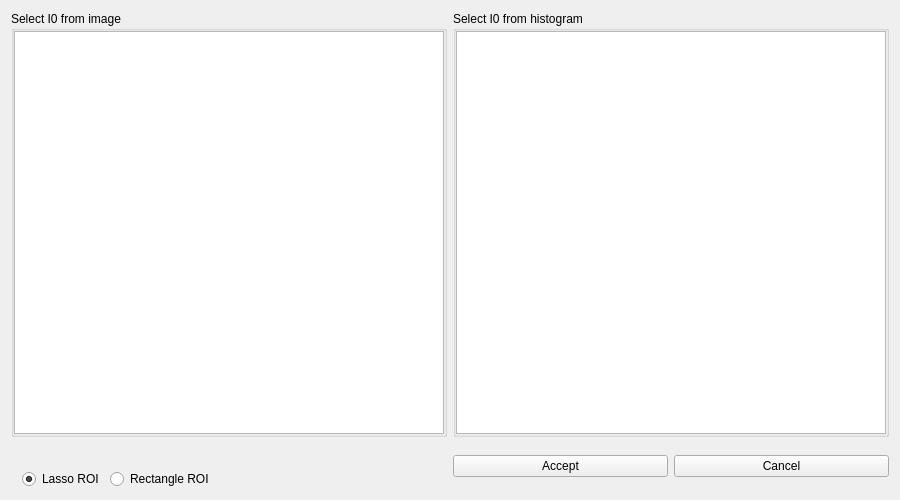
<?xml version="1.0" encoding="UTF-8"?>
<ui version="4.0">
 <class>Histogram</class>
 <widget class="QWidget" name="Histogram">
  <property name="geometry">
   <rect>
    <x>0</x>
    <y>0</y>
    <width>900</width>
    <height>500</height>
   </rect>
  </property>
  <property name="windowTitle">
   <string>Form</string>
  </property>
  <layout class="QVBoxLayout" name="verticalLayout">
   <item>
    <layout class="QGridLayout" name="gridLayout">
     <item row="0" column="1">
      <widget class="QGroupBox" name="groupBox_2">
       <property name="sizePolicy">
        <sizepolicy hsizetype="MinimumExpanding" vsizetype="MinimumExpanding">
         <horstretch>0</horstretch>
         <verstretch>0</verstretch>
        </sizepolicy>
       </property>
       <property name="title">
        <string>Select I0 from histogram</string>
       </property>
       <layout class="QHBoxLayout" name="horizontalLayout_3">
        <property name="spacing">
         <number>0</number>
        </property>
        <property name="leftMargin">
         <number>0</number>
        </property>
        <property name="topMargin">
         <number>0</number>
        </property>
        <property name="rightMargin">
         <number>0</number>
        </property>
        <property name="bottomMargin">
         <number>0</number>
        </property>
        <item>
         <widget class="PlotWidget" name="HistoWidget"/>
        </item>
       </layout>
      </widget>
     </item>
     <item row="1" column="1">
      <layout class="QHBoxLayout" name="horizontalLayout_2">
       <item>
        <widget class="QPushButton" name="button_ok">
         <property name="text">
          <string>Accept</string>
         </property>
        </widget>
       </item>
       <item>
        <widget class="QPushButton" name="button_cancel">
         <property name="text">
          <string>Cancel</string>
         </property>
        </widget>
       </item>
      </layout>
     </item>
     <item row="0" column="0">
      <widget class="QGroupBox" name="groupBox">
       <property name="sizePolicy">
        <sizepolicy hsizetype="MinimumExpanding" vsizetype="MinimumExpanding">
         <horstretch>0</horstretch>
         <verstretch>0</verstretch>
        </sizepolicy>
       </property>
       <property name="minimumSize">
        <size>
         <width>100</width>
         <height>100</height>
        </size>
       </property>
       <property name="title">
        <string>Select I0 from image</string>
       </property>
       <layout class="QHBoxLayout" name="horizontalLayout_4">
        <property name="spacing">
         <number>0</number>
        </property>
        <property name="leftMargin">
         <number>0</number>
        </property>
        <property name="topMargin">
         <number>0</number>
        </property>
        <property name="rightMargin">
         <number>0</number>
        </property>
        <property name="bottomMargin">
         <number>0</number>
        </property>
        <item>
         <widget class="GraphicsLayoutWidget" name="I0Widget"/>
        </item>
       </layout>
      </widget>
     </item>
     <item row="1" column="0">
      <layout class="QGridLayout" name="gridLayout_2">
       <item row="0" column="0" colspan="4">
        <widget class="QLabel" name="I0instructions">
         <property name="minimumSize">
          <size>
           <width>0</width>
           <height>20</height>
          </size>
         </property>
         <property name="maximumSize">
          <size>
           <width>425</width>
           <height>20</height>
          </size>
         </property>
         <property name="frameShadow">
          <enum>QFrame::Sunken</enum>
         </property>
         <property name="lineWidth">
          <number>5</number>
         </property>
         <property name="text">
          <string/>
         </property>
         <property name="margin">
          <number>0</number>
         </property>
         <property name="indent">
          <number>12</number>
         </property>
        </widget>
       </item>
       <item row="1" column="1">
        <widget class="QRadioButton" name="radioLassoROI">
         <property name="text">
          <string>Lasso ROI</string>
         </property>
         <property name="checked">
          <bool>true</bool>
         </property>
         <property name="autoExclusive">
          <bool>true</bool>
         </property>
        </widget>
       </item>
       <item row="1" column="3">
        <spacer name="horizontalSpacer">
         <property name="orientation">
          <enum>Qt::Horizontal</enum>
         </property>
         <property name="sizeHint" stdset="0">
          <size>
           <width>40</width>
           <height>20</height>
          </size>
         </property>
        </spacer>
       </item>
       <item row="1" column="2">
        <widget class="QRadioButton" name="radioPolyROI">
         <property name="enabled">
          <bool>true</bool>
         </property>
         <property name="text">
          <string>Rectangle ROI</string>
         </property>
         <property name="checked">
          <bool>false</bool>
         </property>
        </widget>
       </item>
       <item row="1" column="0">
        <spacer name="horizontalSpacer_2">
         <property name="orientation">
          <enum>Qt::Horizontal</enum>
         </property>
         <property name="sizeType">
          <enum>QSizePolicy::Fixed</enum>
         </property>
         <property name="sizeHint" stdset="0">
          <size>
           <width>5</width>
           <height>20</height>
          </size>
         </property>
        </spacer>
       </item>
      </layout>
     </item>
    </layout>
   </item>
  </layout>
 </widget>
 <customwidgets>
  <customwidget>
   <class>GraphicsLayoutWidget</class>
   <extends>QGraphicsView</extends>
   <header location="global">pyqtgraph</header>
  </customwidget>
  <customwidget>
   <class>PlotWidget</class>
   <extends>QGraphicsView</extends>
   <header location="global">pyqtgraph</header>
  </customwidget>
 </customwidgets>
 <resources/>
 <connections/>
 <slots>
  <slot>mouseup()</slot>
 </slots>
</ui>
